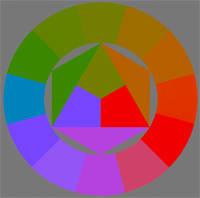
#> input picture som_cm/datasets/apple/apple_52.png, 200 x 198 px
$ python main2.py   (Python 2 division)
#> lines starting #> are read from the running program, lines starting #| are printed output that depends on the picture
### som_cm/io_util/image.py
# -*- coding: utf-8 -*-
## @package som_cm.io_util.image
#
#  Image IO utility package.
#  @author      tody
#  @date        2015/07/18

import cv2
from cv.image import *
from skimage import io


# [11 lines left out: functions loadGray, loadRGB, not called in this run]

## H
def loadLab(file_path):
#> called with file_path = 'datasets/apple/apple_52.png'
    bgr = cv2.imread(file_path)
#> bgr is the input picture: shape (198, 200, 3); mean B, G, R 94.1, 96.7, 138.1
    if bgr is None:
        return None
    return rgb2Lab(bgr2rgb(bgr))


# [5 lines left out: function loadRGBA, not called in this run]


def loadAlpha(file_path):
    bgra = cv2.imread(file_path, -1)
    return alpha(bgra)


def saveRGBA(file_path, img):
    bgra = rgba2bgra(img)
    cv2.imwrite(file_path, bgra)


def saveRGB(file_path, img):
    bgr = rgb2bgr(img)
    cv2.imwrite(file_path, bgr)


def saveGray(file_path, img):
    rgbImg = rgb(img)
    cv2.imwrite(file_path, rgbImg)


# [14 lines left out: function saveImage, not called in this run]

### som_cm/cv/image.py
# -*- coding: utf-8 -*-
## @package som_cm.cv.image
#
#  OpenCV image functions.
#  @author      tody
#  @date        2015/07/30


import numpy as np
import cv2

from skimage import color


## Convert image into uint8 type.
# [11 lines left out: functions to8U, to32F, not called in this run]


## RGB channels of the image.
def rgb(img):

    if len(img.shape) == 2:
        h, w = img.shape
        img_rgb = np.zeros((h, w, 3), dtype=img.dtype)
        for ci in range(3):
            img_rgb[:, :, ci] = img
        return img_rgb

    h, w, cs = img.shape
    if cs == 3:
        return img

    img_rgb = np.zeros((h, w, 3), dtype=img.dtype)

    cs = min(3, cs)

    for ci in range(cs):
        img_rgb[:, :, ci] = img[:, :, ci]
    return img_rgb


## Alpha channel of the image.
# [25 lines left out: functions alpha, setAlpha, not called in this run]


## RGB to Gray.
def rgb2gray(img):
    gray = cv2.cvtColor(img, cv2.COLOR_RGB2GRAY)
    return gray


## Gray to RGB.
def gray2rgb(img):
    gray = cv2.cvtColor(img, cv2.COLOR_GRAY2RGB)
    return gray


## Gray to RGBA.
def gray2rgba(img):
    gray = cv2.cvtColor(img, cv2.COLOR_GRAY2RGBA)
    return gray


## BGR to RGB.
def bgr2rgb(img):
    rgb = cv2.cvtColor(img, cv2.COLOR_BGR2RGB)
    return rgb

# ## RGB to LAB
# def rgb2lab(img):
#     lab = color.rgb2lab(img)
#     return lab


## BGRA to RGBA.
# [14 lines left out: functions bgra2rgba, rgba2bgra, not called in this run]


## RGB to BGR.
def rgb2bgr(img):
    bgr = cv2.cvtColor(img, cv2.COLOR_RGB2BGR)
    return bgr


## RGB to Lab.
def rgb2Lab(img):
    img_rgb = rgb(img)
#> in rgb, `h, w, cs = img.shape`: h = 198; w = 200; cs = 3
    Lab = cv2.cvtColor(img_rgb, cv2.COLOR_RGB2LAB)
#> Lab: shape (198, 200, 3); mean of channels 0, 1, 2 127.6, 147.7, 137.8
    return Lab


## Lab to RGB.
def Lab2rgb(img):
    rgb = cv2.cvtColor(img, cv2.COLOR_LAB2RGB)
    return rgb


def rgb2hsv(img):
    img_rgb = rgb(img)
    return cv2.cvtColor(img_rgb, cv2.COLOR_RGB2HSV)


## HSV to RGB.
def hsv2rgb(img):
    rgb = cv2.cvtColor(img, cv2.COLOR_HSV2RGB)
    return rgb


## Merge channels.
# [35 lines left out: functions merge, luminance, not called in this run]

### som_cm/main2.py
import sys
import os.path

import cv2

sys.path.append(os.path.join(os.path.dirname(__file__), '..'))
#
# # Load a color image
# img = cv2.imread('datasets/apple/apple_20.png')
#
#
#
#
# #Display the color image
# cv2.imshow('color_image',img)
#
#
# img = cv2.cvtColor(img, cv2.COLOR_BGR2RGB)
#
#
# #convert RGB image to Gray
# gray=cv2.cvtColor(img,cv2.COLOR_RGB2LAB)
#
# #Display the gray image
# cv2.imshow('gray_image',gray)
#
# from skimage import io, color
# rgb = io.imread('datasets/apple/apple_20.png')
# lab = color.rgb2lab(rgb)
# print rgb

from io_util.image import loadRGB, loadLab,saveGray
import numpy as np

name = 'apple_52.png'
image = loadLab('datasets/apple/' + name)
image = (1.0 / 255.0) * np.float32(image)
#> image: shape (198, 200, 3) float32; mean of channels 0, 1, 2 0.5, 0.579, 0.54
# [5 lines of commented-out code are left out]

print image
#> (printed output is left out)
print image.shape[1]
#| 200

img = np.zeros([image.shape[0],image.shape[1]],dtype=np.float32)
# for ii in  range(100):
#     for i in range(len(temp)):
#         img[ii][i] = temp[i]

for i in range(image.shape[0]):
    for j in range(image.shape[1]):
        img[i,j] = image[i,j,0]
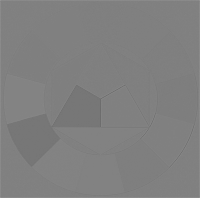
#> img: shape (198, 200) float32; min 0.424, max 0.584, mean 0.5

from cv.image import rgb
img = rgb(img)
print img * 255
#> (printed output is left out)
import matplotlib.pyplot as plt


# plt.imshow(img, cmap='gray', vmin = 0, vmax = 255)
# plt.show()
# cv2.imwrite('test.png', img * 255)
plt.imsave('''./''' + name + '''.png''', img, cmap='gray',vmin = 0, vmax = 1)

$ run again, with som_cm/datasets/apple/apple_1.png copied over som_cm/datasets/apple/apple_52.png
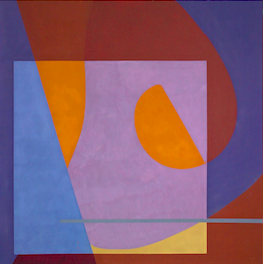
#> input picture som_cm/datasets/apple/apple_1.png, 263 x 264 px
#> in loadLab, bgr is the input picture: shape (264, 263, 3); mean B, G, R 111.9, 93.1, 134.8
#> h = 264; w = 263; cs = 3
#> Lab: shape (264, 263, 3); mean of channels 0, 1, 2 116.4, 152.4, 125
#> image: shape (264, 263, 3) float32; mean of channels 0, 1, 2 0.456, 0.598, 0.49
#> (printed output is left out)
#| 263
#> after the loop `for i in range(image.shape[0]):`:
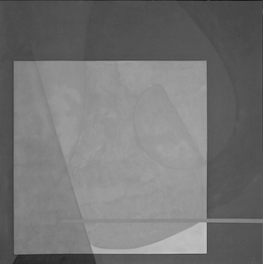
#> img: shape (264, 263) float32; min 0.098, max 0.773, mean 0.456
#> (printed output is left out)

$ run again, with som_cm/datasets/apple/apple_2.png copied over som_cm/datasets/apple/apple_52.png
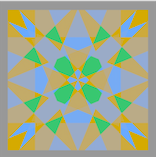
#> input picture som_cm/datasets/apple/apple_2.png, 156 x 157 px
#> in loadLab, bgr is the input picture: shape (157, 156, 3); mean B, G, R 142.7, 170.2, 158.8
#> h = 157; w = 156; cs = 3
#> Lab: shape (157, 156, 3); mean of channels 0, 1, 2 176.2, 123.3, 140.5
#> image: shape (157, 156, 3) float32; mean of channels 0, 1, 2 0.691, 0.483, 0.551
#> (printed output is left out)
#| 156
#> after the loop `for i in range(image.shape[0]):`:
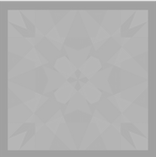
#> img: shape (157, 156) float32; min 0.62, max 0.886, mean 0.691
#> (printed output is left out)

$ run again, with som_cm/datasets/apple/apple_3.png copied over som_cm/datasets/apple/apple_52.png
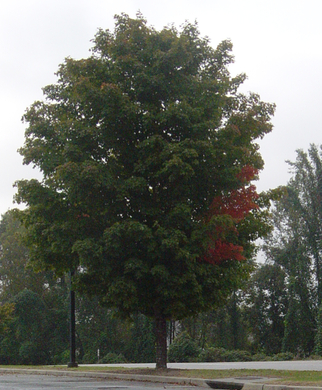
#> input picture som_cm/datasets/apple/apple_3.png, 322 x 390 px
#> in loadLab, bgr is the input picture: shape (390, 322, 3); mean B, G, R 99.9, 108.8, 106.3
#> h = 390; w = 322; cs = 3
#> Lab: shape (390, 322, 3); mean of channels 0, 1, 2 111.2, 125.2, 133.2
#> image: shape (390, 322, 3) float32; mean of channels 0, 1, 2 0.436, 0.49, 0.523
#> (printed output is left out)
#| 322
#> after the loop `for i in range(image.shape[0]):`:
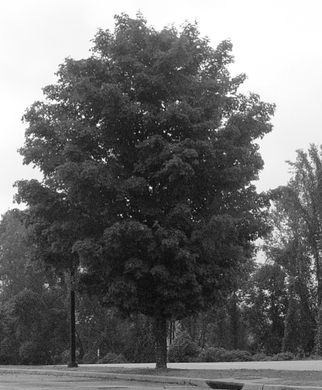
#> img: shape (390, 322) float32; min 0.0353, max 1, mean 0.436
#> (printed output is left out)
